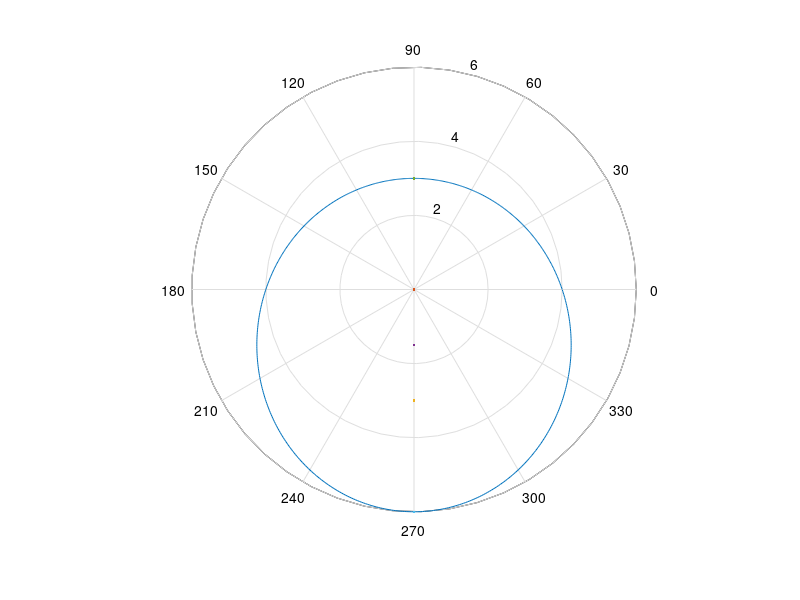

Write MATLAB code to recreate this figure.
theta = 0:0.01:2*pi;
r1 = 12./(3+sin(theta));
polar(theta,r1);
hold on
e = 1/3
k = 12
a = k*e/(1-e^2)

polar(0,0);
polar(-pi/2, 2*a*e);
polar(-pi/2, a*e);
polar(pi/2, a-a*e);
polar(-pi/2, a+a*e);